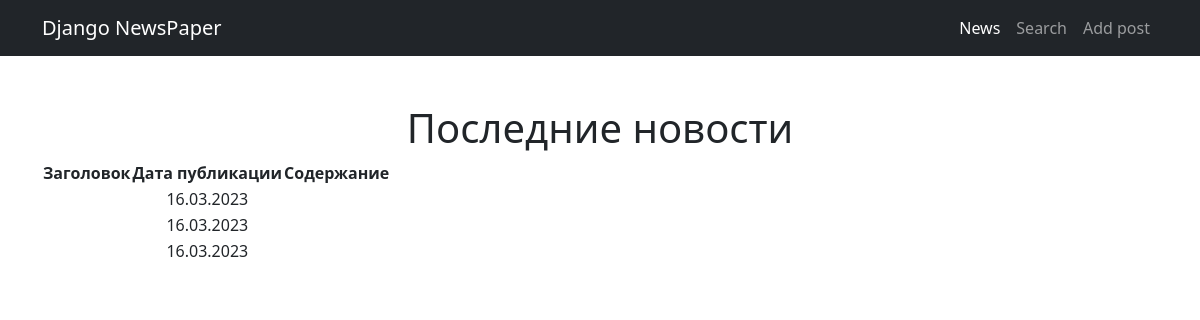
The page /news/ on the database as committed earlier.
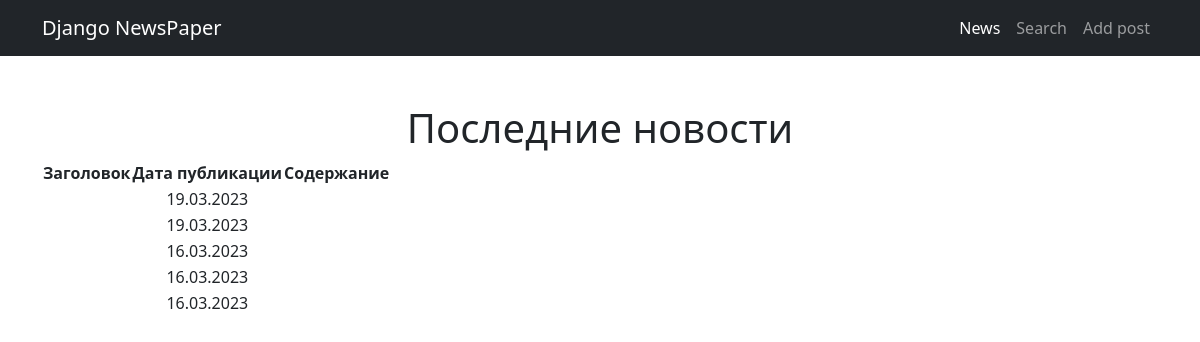
The same page on the database as committed later.
### news/models.py (models this page shows, shortened)
class Post(models.Model):
    ARTICLE = 'AR'
    NEWS = 'NW'
    POST_TYPE = [
        (ARTICLE, 'Статья'),
        (NEWS, 'Новость')
        ]
    author = models.ForeignKey(Author, on_delete=models.CASCADE, verbose_name='Автор')
    categoryType = models.CharField(max_length=2, choices=POST_TYPE, default=ARTICLE, verbose_name='Тип')
    dateCreation = models.DateTimeField(auto_now_add=True, verbose_name='Дата создания')
    postCategory = models.ManyToManyField(Category, through='PostCategory', verbose_name='Категория')
    title = models.CharField(max_length=128, verbose_name='Заголовок')
    text = models.TextField(verbose_name='Текст')
    rating = models.SmallIntegerField(default=0, verbose_name='Рейтинг')
    def get_absolute_url(self):
        return reverse('post_detail', kwargs={'pk' : self.pk})

### news/views.py (the view)
# urls.py: path('', PostsList.as_view(), name='news'),
class PostsList(ListView):
    model = Post
    template_name = 'post_list.html'
    context_object_name = 'posts'
    ordering = '-dateCreation'
    paginate_by = 10

### news/templatetags/custom_filters.py (called while the page is built)
@register.filter(name='censor')
def censor(value):
    censored = profanity.censor(value, '$')
    return censored

### templates/post_list.html (shortened to what this page needs)
{% extends 'default.html' %}
{% load custom_filters %}
{% block content %}
{% if posts %}
    <h1>Последние новости</h1>
    <table>
        <thead>
            <th>
                Заголовок
            </th>
            <th>
                Дата публикации
            </th>
            <th>
                Содержание
            </th>
        </thead>
        {% for post in posts %}
        <tr>
            <td>
            </td>
            <td>
                {{ post.dateCreation|date:'d.m.Y' }}
            </td>
            <td>
            </td>
        </tr>
        {% endfor %}
    </table>
{% else %}
    <h2>Товаров нет!</h2>
{% endif %}
{% endblock content %}

Rows that differ between the two databases and show on the page:
added Post: dateCreation "19.03.2023"
added Post: dateCreation "19.03.2023"
